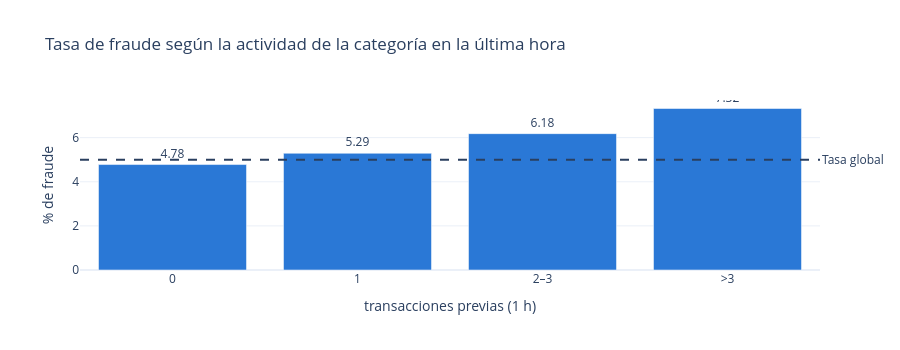
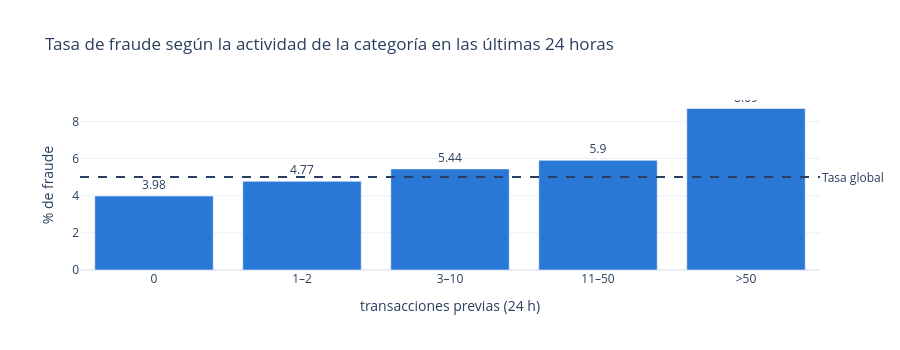

Source (notebook cell) for these figures, in order:
### Code cell
# Tasa de fraude según la actividad reciente de la categoría
graficar_tasa_fraude(
    df['fraude'],
    pd.cut(df['j_transacciones_1h'], bins=[-1, 0, 1, 3, np.inf], labels=['0', '1', '2–3', '>3']).rename('transacciones previas (1 h)'),
    'Tasa de fraude según la actividad de la categoría en la última hora',
).show()
graficar_tasa_fraude(
    df['fraude'],
    pd.cut(df['j_transacciones_24h'], bins=[-1, 0, 2, 10, 50, np.inf], labels=['0', '1–2', '3–10', '11–50', '>50']).rename('transacciones previas (24 h)'),
    'Tasa de fraude según la actividad de la categoría en las últimas 24 horas',
).show()

### Figure 1 — Plotly figure (JSON) as saved in the notebook; plotly's stock layout.template omitted (floating-point values rounded to 4 significant figures)
{"data": [{"hovertemplate": "transacciones previas (1 h)=%{x}<br>% de fraude=%{y}<extra></extra>", "legendgroup": "", "marker": {"color": "#2a78d6", "pattern": {"shape": ""}}, "name": "", "orientation": "v", "showlegend": false, "textposition": "outside", "texttemplate": "%{y}", "type": "bar", "x": ["0", "1", "2–3", ">3"], "xaxis": "x", "y": [4.78, 5.29, 6.18, 7.32], "yaxis": "y"}], "layout": {"annotations": [{"showarrow": false, "text": "Tasa global", "x": 1, "xanchor": "left", "xref": "x domain", "y": 5, "yanchor": "middle", "yref": "y"}], "barmode": "relative", "height": 350, "legend": {"tracegroupgap": 0}, "shapes": [{"line": {"dash": "dash"}, "type": "line", "x0": 0, "x1": 1, "xref": "x domain", "y0": 5, "y1": 5, "yref": "y"}], "title": {"text": "Tasa de fraude según la actividad de la categoría en la última hora"}, "xaxis": {"anchor": "y", "domain": [0, 1], "title": {"text": "transacciones previas (1 h)"}, "type": "category"}, "yaxis": {"anchor": "x", "domain": [0, 1], "title": {"text": "% de fraude"}}}}

### Figure 2 — Plotly figure (JSON) as saved in the notebook; plotly's stock layout.template omitted (floating-point values rounded to 4 significant figures)
{"data": [{"hovertemplate": "transacciones previas (24 h)=%{x}<br>% de fraude=%{y}<extra></extra>", "legendgroup": "", "marker": {"color": "#2a78d6", "pattern": {"shape": ""}}, "name": "", "orientation": "v", "showlegend": false, "textposition": "outside", "texttemplate": "%{y}", "type": "bar", "x": ["0", "1–2", "3–10", "11–50", ">50"], "xaxis": "x", "y": [3.98, 4.77, 5.44, 5.9, 8.69], "yaxis": "y"}], "layout": {"annotations": [{"showarrow": false, "text": "Tasa global", "x": 1, "xanchor": "left", "xref": "x domain", "y": 5, "yanchor": "middle", "yref": "y"}], "barmode": "relative", "height": 350, "legend": {"tracegroupgap": 0}, "shapes": [{"line": {"dash": "dash"}, "type": "line", "x0": 0, "x1": 1, "xref": "x domain", "y0": 5, "y1": 5, "yref": "y"}], "title": {"text": "Tasa de fraude según la actividad de la categoría en las últimas 24 horas"}, "xaxis": {"anchor": "y", "domain": [0, 1], "title": {"text": "transacciones previas (24 h)"}, "type": "category"}, "yaxis": {"anchor": "x", "domain": [0, 1], "title": {"text": "% de fraude"}}}}
